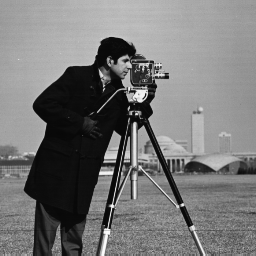
#> input picture cameraman.tif, 256 x 256 px, found by its file name
$ python dct.py
#> lines starting #> are read from the running program, lines starting #| are printed output that depends on the picture
# -*- coding: utf-8 -*-
"""
Created on Wed Sep  5 09:07:42 2018

@author: IIST
"""
from PIL import Image
import numpy as np
from scipy import fftpack as fftp
from matplotlib import pyplot as plt

def get_image(image_path,image_name):
#> called with image_name = 'cameraman.tif'
    path=image_path+image_name
    print(path)
    img = Image.open(path)
#> img is the input picture: PIL image 256x256 L; min 7, max 253, mean 118.7

    img.load()
    data = np.asarray( img, dtype="float64" )
    find_dft(data)
    find_dct(data)


def find_dft(matrix):
    image_fft=fftp.fft2(matrix)
    img_shft = np.fft.fftshift(image_fft)
    amp_fft=20*np.log(np.abs(img_shft))
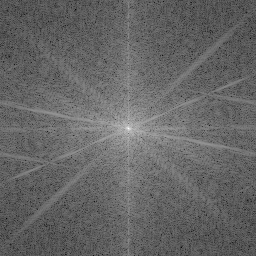
#> amp_fft: shape (256, 256) float64; min 49.69, max 317.3, mean 156.7; drawn with min black and max white
    plt.figure()
    plt.imshow(amp_fft, cmap='gray')

def find_dct(matrix):
    image_fft=fftp.dct(matrix)
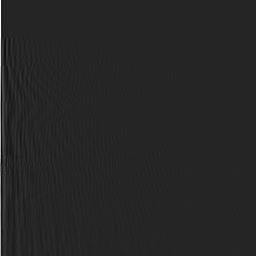
#> image_fft: shape (256, 256) float64; min -15372.8, max 88418, mean 260.6; drawn with min black and max white
    img_shft = np.fft.fftshift(image_fft)
    amp_fft=20*np.log(np.abs(img_shft))
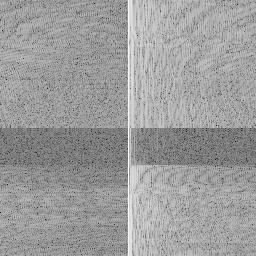
#> amp_fft: shape (256, 256) float64; 0% of the values are NaN or infinite; the others: min -89.7, max 227.8, mean 105.6; drawn with min black, max white, NaN and infinite black
    plt.figure()
    plt.imshow(amp_fft, cmap='gray')

#get_image('C:/Users/IIST/Downloads/Ragja/3_SC18M003_Ragja_IP2018_latest/3_SC18M003_Ragja_IP2018/','horiz.png')
#get_image('C:/Users/IIST/Downloads/Ragja/3_SC18M003_Ragja_IP2018_latest/3_SC18M003_Ragja_IP2018/','vertical.png')
get_image('C:/Users/IIST/Downloads/Ragja/3_SC18M003_Ragja_IP2018_latest/3_SC18M003_Ragja_IP2018/','cameraman.tif')

$ run again, with degraded.png saved as cameraman.tif
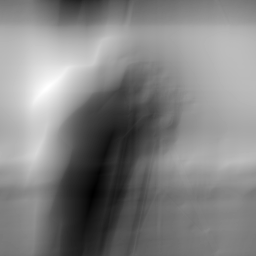
#> input picture degraded.png, 256 x 256 px, found by its file name
#> in get_image, img is the input picture: PIL image 256x256 RGBA; mean R, G, B, A 130.6, 130.6, 130.6, 255
#> in find_dct, `image_fft=fftp.dct(matrix)`:
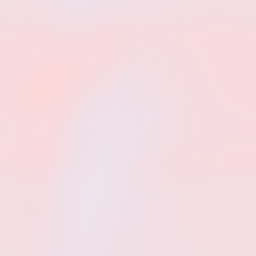
#> image_fft: shape (256, 256, 4) float64; mean R, G, B, A 1293.8, -229.8, 175.9, -95.2; transparent parts drawn white
#> in find_dct, `img_shft = np.fft.fftshift(image_fft)`:
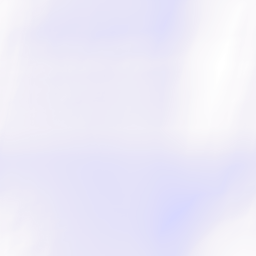
#> img_shft: shape (256, 256, 4) float64; mean R, G, B, A 175.9, -95.2, 1293.8, -229.8; transparent parts drawn white
